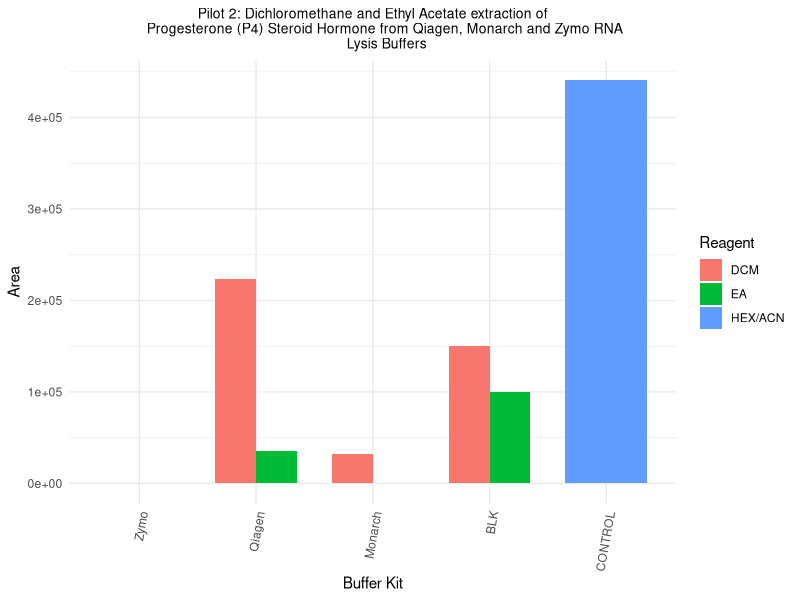
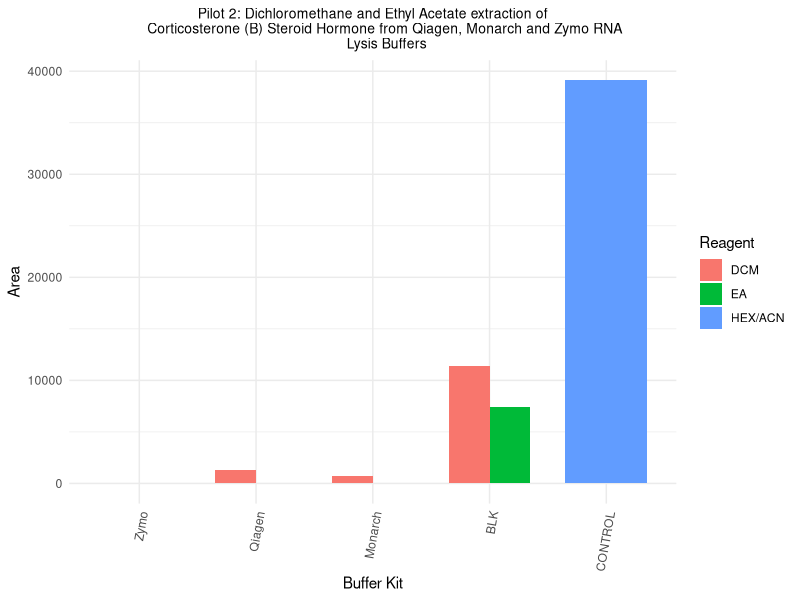
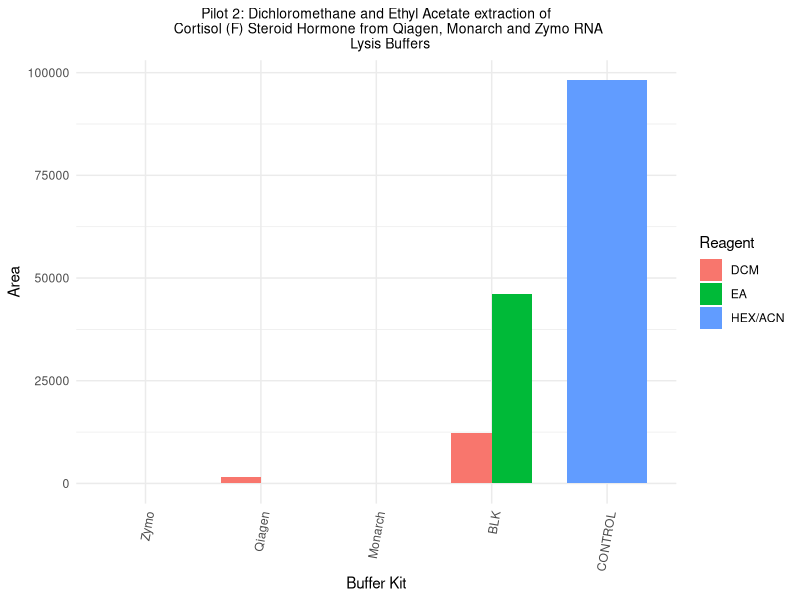
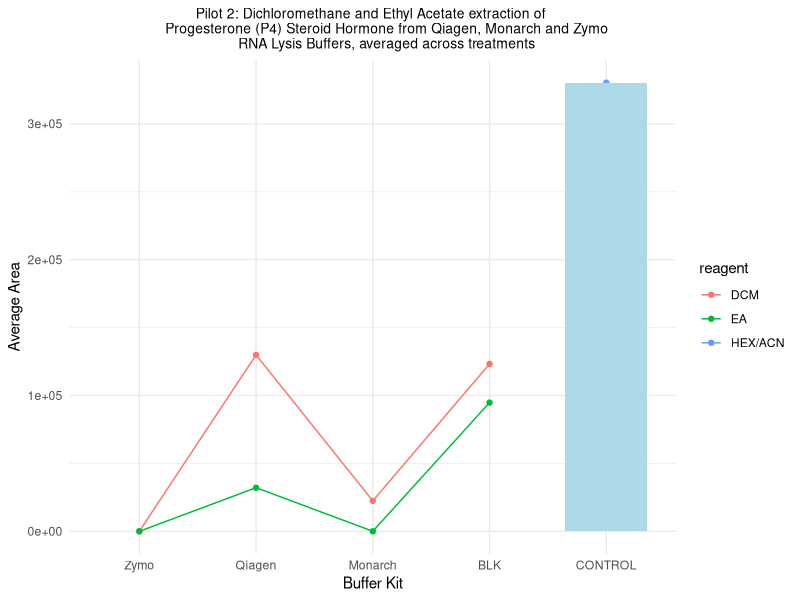
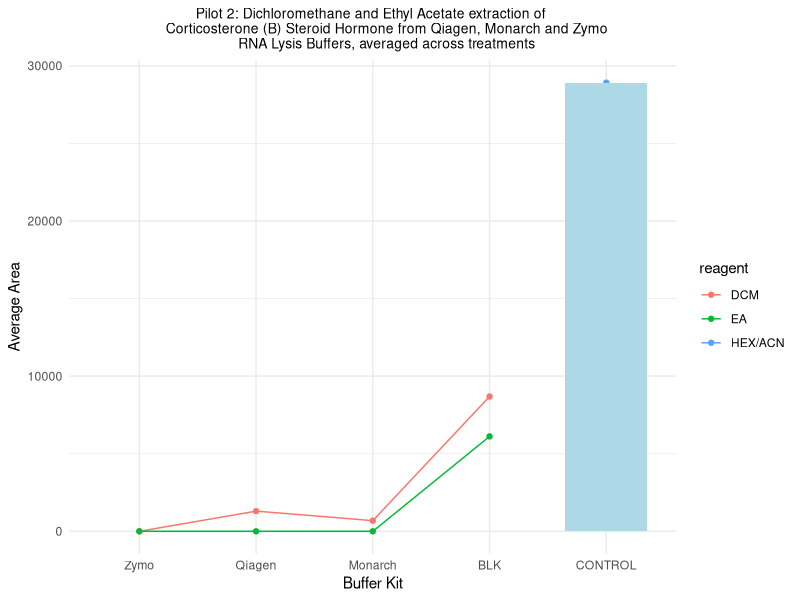
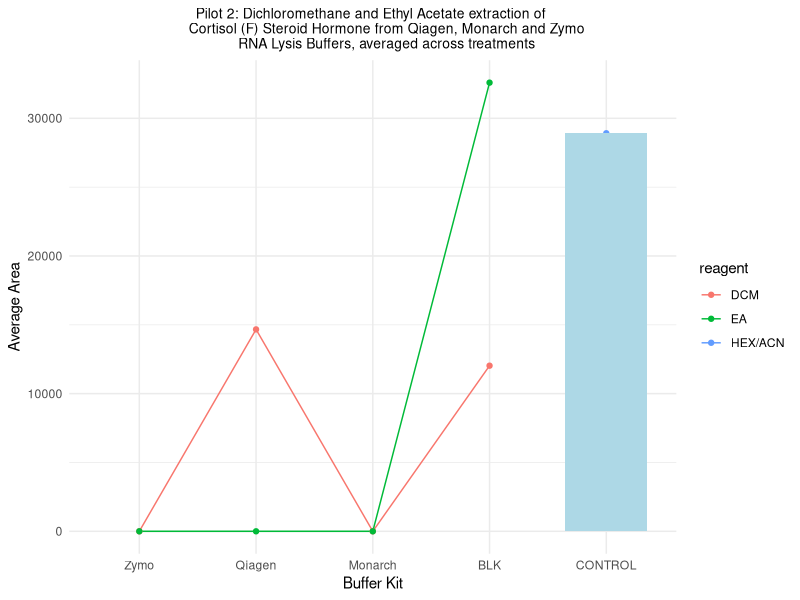

Source code (R) for these figures, in order:
## September 27 2023 - Pilot 2
# Reagents: Ethyl Acetate (EA) and Dichloromethane (DCM)

# Load necessary libraries
library(tidyverse)
library(ggplot2)
library(cowplot)
library(forcats)
library(dplyr)

# Initial read of csv data from Multiquant
pilot2_data <- read.csv("data/sep27data_DCMEA3buffer.csv")
pilot2_data

# Cleaning data types
pilot2_data_cleaned <- pilot2_data %>%
  mutate(area_p4 = as.numeric(area_p4)) %>% 
  mutate(area_f = as.numeric(area_f)) %>% 
  mutate(area_b = as.numeric(area_b)) %>% 
  mutate(reagent = as.factor(reagent)) %>%
  mutate(area_p4 = coalesce(area_p4, 0)) %>%  # Removal of NA values - keep?
  mutate(area_f = coalesce(area_f, 0)) %>% 
  mutate(area_b = coalesce(area_b, 0)) %>% 
  as.data.frame()

pilot2_data_cleaned

# Plotting bar graph of pilot 2 area data per treatment
# P4 Progesterone graph
pilot2_bar_p4 <- pilot2_data_cleaned %>%
  ggplot(aes(x = fct_inorder(buffer), 
             y = (area_p4),
             fill = as.factor(reagent)
             )
         ) +
  geom_bar(stat = "identity",
           position = "dodge",
           width = 0.7,
           na.rm = TRUE
           ) +

  labs(title = "Pilot 2: Dichloromethane and Ethyl Acetate extraction of
       Progesterone (P4) Steroid Hormone from Qiagen, Monarch and Zymo RNA 
       Lysis Buffers",
       x = "Buffer Kit",
       y = "Area",
       fill = "Reagent"
       ) +
  
  theme_minimal() +
  theme(plot.title = element_text(hjust = 0.5, size = 10),
        axis.text.x = element_text(angle = 80, hjust = 1)
        )  

pilot2_bar_p4

# B Corticosterone graph
pilot2_bar_b <- pilot2_data_cleaned %>%
  ggplot(aes(x = fct_inorder(buffer), 
             y = (area_b),
             fill = as.factor(reagent)
  )
  ) +
  geom_bar(stat = "identity",
           position = "dodge",
           width = 0.7,
           na.rm = TRUE
  ) +
  
  labs(title = "Pilot 2: Dichloromethane and Ethyl Acetate extraction of
       Corticosterone (B) Steroid Hormone from Qiagen, Monarch and Zymo RNA 
       Lysis Buffers",
       x = "Buffer Kit",
       y = "Area",
       fill = "Reagent"
  ) +
  
  theme_minimal() +
  theme(plot.title = element_text(hjust = 0.5, size = 10),
        axis.text.x = element_text(angle = 80, hjust = 1)
  )  

pilot2_bar_b

# F Cortisol graph
pilot2_bar_f <- pilot2_data_cleaned %>%
  ggplot(aes(x = fct_inorder(buffer), 
             y = (area_f),
             fill = as.factor(reagent)
  )
  ) +
  geom_bar(stat = "identity",
           position = "dodge",
           width = 0.7,
           na.rm = TRUE
  ) +
  
  labs(title = "Pilot 2: Dichloromethane and Ethyl Acetate extraction of
       Cortisol (F) Steroid Hormone from Qiagen, Monarch and Zymo RNA 
       Lysis Buffers",
       x = "Buffer Kit",
       y = "Area",
       fill = "Reagent"
  ) +
  
  theme_minimal() +
  theme(plot.title = element_text(hjust = 0.5, size = 10),
        axis.text.x = element_text(angle = 80, hjust = 1)
  )  

pilot2_bar_f


### -------------------------------------------------------------------------
# Initial read of averaged area data values, calculated from initial MQ data
pilot2_avgdata <- read.csv("data/sep27data_DCMEA3buffer_averaged.csv")

# Cleaning data types
pilot2_avgdata_cleaned <- pilot2_avgdata %>%
  mutate(avg_p4 = as.numeric(avg_p4)) %>% 
  mutate(avg_f = as.numeric(avg_f)) %>% 
  mutate(avg_b = as.numeric(avg_b)) %>% 
  mutate(reagent = as.factor(reagent)) %>%
  mutate(avg_p4 = coalesce(avg_p4, 0)) %>%  # Removal of NA values - keep?
  mutate(avg_f = coalesce(avg_f, 0)) %>% 
  mutate(avg_b = coalesce(avg_b, 0)) %>% 
  as.data.frame()

pilot2_avgdata_cleaned

# Create a new grouping variable
pilot2_avgdata_control <- pilot2_avgdata_cleaned %>%
  filter(buffer == "CONTROL")

pilot2_avgdata_control

# Plotting line graph of pilot 2 data average area per treatment
# P4 Progesterone Graph
pilot2_line_p4 <- ggplot() +
  geom_line(data = pilot2_avgdata_cleaned,
            aes(x = fct_inorder(buffer), 
                y = avg_p4, 
                group = reagent, 
                color = reagent)
            ) +
  geom_point(data = pilot2_avgdata_cleaned,
             aes(x = fct_inorder(buffer), 
                 y = avg_p4, 
                 group = reagent, 
                 color = reagent)
             ) +
  geom_bar(data = pilot2_avgdata_control,
           aes(x = buffer,
               y = avg_p4),
           stat = "identity",
           position = "dodge",
           fill = "light blue",
           width = 0.7,
           na.rm = TRUE
           ) +
  labs(title = "Pilot 2: Dichloromethane and Ethyl Acetate extraction of 
       Progesterone (P4) Steroid Hormone from Qiagen, Monarch and Zymo
       RNA Lysis Buffers, averaged across treatments",
       x = "Buffer Kit",
       y = "Average Area") +
  theme_minimal() +
  theme(plot.title = element_text(hjust = 0.5, size = 10))

pilot2_line_p4

# B Corticosterone graph
pilot2_line_b <- ggplot() +
  geom_line(data = pilot2_avgdata_cleaned,
            aes(x = fct_inorder(buffer), 
                y = avg_b, 
                group = reagent, 
                color = reagent)
  ) +
  geom_point(data = pilot2_avgdata_cleaned,
             aes(x = fct_inorder(buffer), 
                 y = avg_b, 
                 group = reagent, 
                 color = reagent)
  ) +
  geom_bar(data = pilot2_avgdata_control,
           aes(x = buffer,
               y = avg_b),
           stat = "identity",
           position = "dodge",
           fill = "light blue",
           width = 0.7,
           na.rm = TRUE
  ) +
  labs(title = "Pilot 2: Dichloromethane and Ethyl Acetate extraction of 
       Corticosterone (B) Steroid Hormone from Qiagen, Monarch and Zymo
       RNA Lysis Buffers, averaged across treatments",
       x = "Buffer Kit",
       y = "Average Area") +
  theme_minimal() +
  theme(plot.title = element_text(hjust = 0.5, size = 10))

pilot2_line_b

# F Cortisol graph
pilot2_line_f <- ggplot() +
  geom_line(data = pilot2_avgdata_cleaned,
            aes(x = fct_inorder(buffer), 
                y = avg_f, 
                group = reagent, 
                color = reagent)
  ) +
  geom_point(data = pilot2_avgdata_cleaned,
             aes(x = fct_inorder(buffer), 
                 y = avg_f, 
                 group = reagent, 
                 color = reagent)
  ) +
  geom_bar(data = pilot2_avgdata_control,
           aes(x = buffer,
               y = avg_f),
           stat = "identity",
           position = "dodge",
           fill = "light blue",
           width = 0.7,
           na.rm = TRUE
  ) +
  labs(title = "Pilot 2: Dichloromethane and Ethyl Acetate extraction of 
       Cortisol (F) Steroid Hormone from Qiagen, Monarch and Zymo
       RNA Lysis Buffers, averaged across treatments",
       x = "Buffer Kit",
       y = "Average Area") +
  theme_minimal() +
  theme(plot.title = element_text(hjust = 0.5, size = 10))

pilot2_line_f
